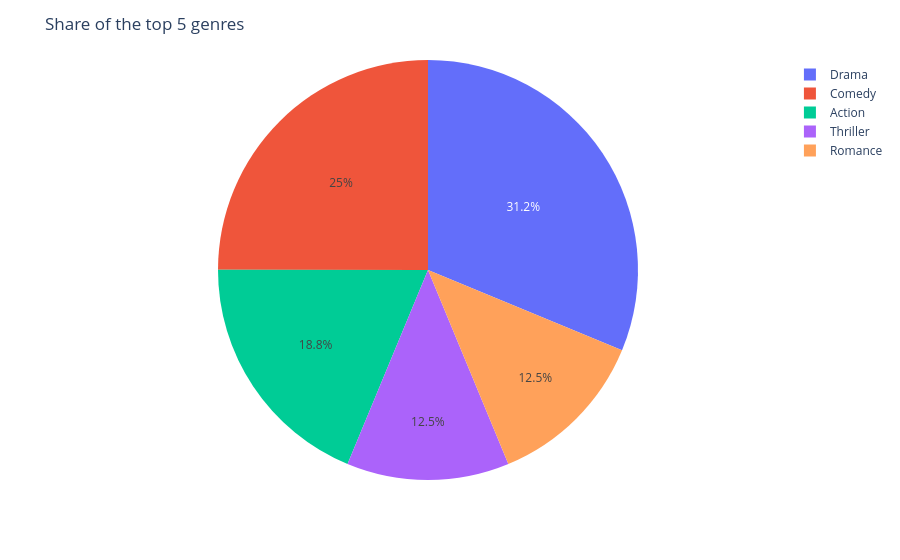

The notebook cell saved with this chart:
### Markdown cell above
# Pie & Donut Charts
## Pie: share of top genres (+ Other)

### Code cell
N = 5
counts = movies_df.groupBy("Genre").count().orderBy(F.col("count"), ascending=False).limit(N)

fig = counts.plot.pie(x="Genre", y="count")
fig.update_layout(title="Share of the top 5 genres")
fig.show()

### Figure 1 — Plotly figure (JSON) as saved in the notebook; plotly's stock layout.template omitted (floating-point values rounded to 4 significant figures)
{"data": [{"domain": {"x": [0, 1], "y": [0, 1]}, "hovertemplate": "Genre=%{label}<br>count=%{value}<extra></extra>", "labels": ["Drama", "Comedy", "Action", "Thriller", "Romance"], "legendgroup": "", "name": "", "showlegend": true, "type": "pie", "values": [250018, 199832, 150131, 100071, 100021]}], "layout": {"legend": {"tracegroupgap": 0}, "margin": {"t": 60}, "title": {"text": "Share of the top 5 genres"}}}
